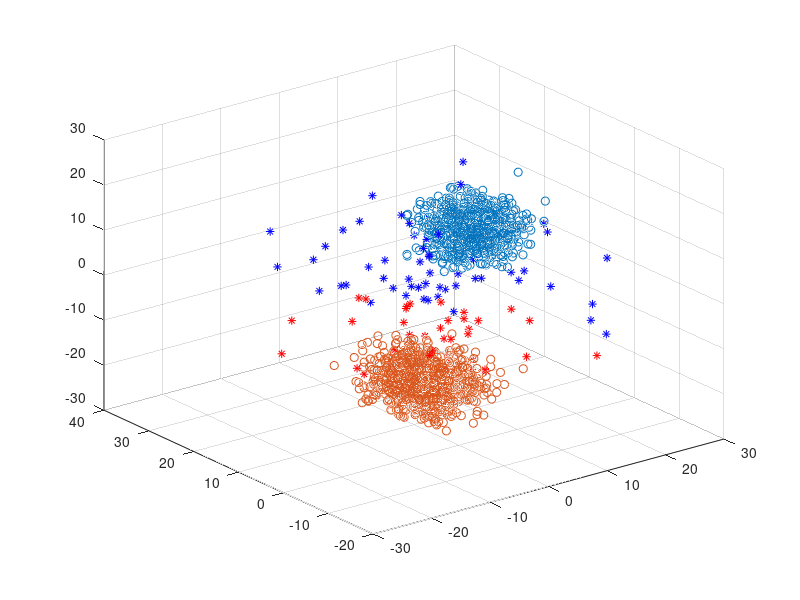

MATLAB code to generate this figure: (Note: this script raises an error after producing the figure.)
% build and train simple SVM to get process down, then move to OC-SVM for
% collision detection between teleoperation

% may be some interesting considerations in coll.det. SVM due to forces
% from teleop coupling

%% generate data
data1 = [ones(1000,1), 10+(3*randn(1000,1)), 10+(3*randn(1000,1)), 10+(3*randn(1000,1))];
data2 = [-1*ones(1000,1), -10+(3*randn(1000,1)), -5+(4*randn(1000,1)), -10+(3*randn(1000,1))];

data = [data1; data2];

%% separate to training and testing sets

% don't really need this for now, can just generate more data

%% training

% max_feature_value = max(max([data1(:,2:end); data2(:,2:end)]));
% min_feature_value = min(min([data1(:,2:end); data2(:,2:end)]));
% learning_rates = max_feature_value*[0.1, 0.01, 0.001];
% 
% % want [x,y].[w1,w2] + b >= +1 for data1 
% % and [x,y].[w1,w2] + b <= -1 for data2

%%   train using matlab toolbox
SVMModel = fitcsvm(data(:,2:4),data(:,1));

%% investigate

pred_data = [10*randn(100,1), 3+10*randn(100,1), 10*randn(100,1)];

[label,score] = predict(SVMModel,pred_data);

figure; 
scatter3(data1(:,2),data1(:,3),data1(:,4))

hold on
scatter3(data2(:,2),data2(:,3),data2(:,4))

for ii=1:1:100
    if label(ii)==1
        plot3(pred_data(ii,1),pred_data(ii,2),pred_data(ii,3),'b*');
    else
        plot3(pred_data(ii,1),pred_data(ii,2),pred_data(ii,3),'r*');
    end
end

w = SVMModel.Beta;
b = SVMModel.Bias;

[xp, yp] = meshgrid(-25:25:25);
zp = (w(1)*xp + w(2)*yp + b)/(-w(3));

surf(xp,yp,zp,'FaceAlpha',0.25,'EdgeColor','k','FaceColor','y');

hold off













